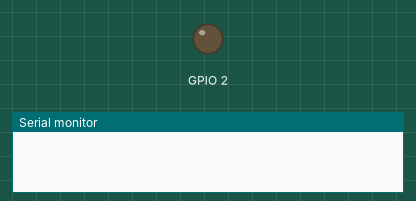
Simulated run of this sketch. Board: ESP8266 (NodeMCU). Parts: output pins drawn as LEDs (lit = HIGH), the last lines printed to the serial monitor. WiFi joins after 1.5 s; servers stay silent unless stated; web services answer with replies made up by the test bench.

Above: at 0.0 s.
At 2.2 s:
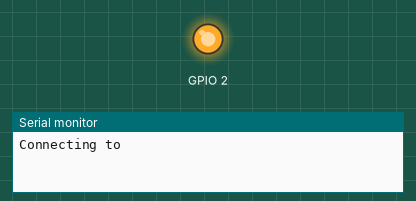
Timing chart, 0 to 3.9 s (numbered marks = the images above):
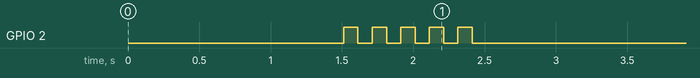

The sketch:

ESP12E_LineNotify.ino
```cpp
/*
Author : ChungYi Fu (Kaohsiung, Taiwan)  2019-1-1 21:00
https://www.facebook.com/francefu
*/

#include <ESP8266WiFi.h>
#include <ESP8266HTTPClient.h>
HTTPClient http;

const char* ssid     = "";   //your network SSID
const char* password = "";   //your network password
String token = "";  // LineNotify Token
String fingerprint = """bf16ae79d2ab7144bed8e755a2c70b3968dbb5d2";

void setup() {
  Serial.begin(115200);
  delay(10);

  WiFi.mode(WIFI_STA);
  WiFi.begin(ssid, password);
  delay(1000);
  Serial.println();
  Serial.print("Connecting to ");
  Serial.println(ssid);

  long int StartTime=millis();
  while (WiFi.status() != WL_CONNECTED)
  {
      delay(500);
      if ((StartTime+10000) < millis()) break;
  }

  if (WiFi.status() == WL_CONNECTED)
  {
    pinMode(2, OUTPUT);
    for (int i=0;i<5;i++)
    {
      digitalWrite(2,HIGH);
      delay(100);
      digitalWrite(2,LOW);
      delay(100);
    }

    Serial.println();
    Serial.println("STAIP address: ");
    Serial.println(WiFi.localIP());
    Serial.println();
  }
  else
     Serial.println("Unable to connect!");

  //LineNotify push a message
  if (WiFi.status() == WL_CONNECTED) {
    String message = "Taiwan\nI'm a \"Maker\"";

    //LineNotify_http_get(message);
    LineNotify_https_post(message);
  }
}

void loop()
{
}

String LineNotify_https_post(String message)
{
  message.replace(" ","%20");
  message.replace("&","%20");
  message.replace("#","%20");
  //message.replace("\'","%27");
  message.replace("\"","%22");
  message.replace("\n","%0D%0A");

  http.begin("https://notify-api.line.me/api/notify", fingerprint);
  http.addHeader("Host", "notify-api.line.me");
  http.addHeader("Authorization", "Bearer " + token);
  http.addHeader("Content-Type", "application/x-www-form-urlencoded");
  http.addHeader("Connection", "close");

  int httpCode = http.POST("message="+message);
  http.end();

  if(httpCode > 0) {
      if(httpCode == 200)
        Serial.println(http.getString());
  } else
      Serial.println("Connection Error!");
}

String LineNotify_http_get(String message)
{
  message.replace("%","%25");
  message.replace(" ","%20");
  message.replace("&","%20");
  message.replace("#","%20");
  //message.replace("\'","%27");
  message.replace("\"","%22");
  message.replace("\n","%0D%0A");

  http.begin("http://linenotify.com/notify.php?token="+token+"&message="+message);
  int httpCode = http.GET();
  if(httpCode > 0) {
      if(httpCode == 200)
        Serial.println(http.getString());
  } else
      Serial.println("Connection Error!");
}
```
